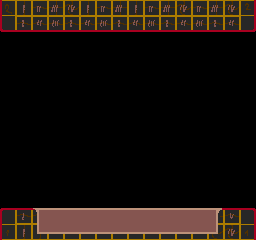

The image is a tile-based game level rendered from a .tmx file. Its description and complete source (layers, tilesets, objects, tile grids) follow:
An orthogonal 16x15 tile map with 16x16 px tiles, 1 tile layer (front) and 8 objects (5x Detritus, WaystoneChest, Spawn, Statue).

<map version="1.0" orientation="orthogonal" width="16" height="15" tilewidth="16" tileheight="16">
 <tileset firstgid="1" name="tiles1" tilewidth="16" tileheight="16">
  <image source="../../../img/tiles/tiles0.gif" trans="ff00ff" width="256" height="256" />
 </tileset>
 <layer name="front" width="16" height="15">
  <data encoding="csv">
33,18,19,34,35,18,19,34,18,19,34,35,19,34,35,40,
49,50,51,52,50,51,52,50,51,52,50,51,52,50,51,56,
0,0,0,0,0,0,0,0,0,0,0,0,0,0,0,0,
0,0,0,0,0,0,0,0,0,0,0,0,0,0,0,0,
0,0,0,0,0,0,0,0,0,0,0,0,0,0,0,0,
0,0,0,0,0,0,0,0,0,0,0,0,0,0,0,0,
0,0,0,0,0,0,0,0,0,0,0,0,0,0,0,0,
0,0,0,0,0,0,0,0,0,0,0,0,0,0,0,0,
0,0,0,0,0,0,0,0,0,0,0,0,0,0,0,0,
0,0,0,0,0,0,0,0,0,0,0,0,0,0,0,0,
0,0,0,0,0,0,0,0,0,0,0,0,0,0,0,0,
0,0,0,0,0,0,0,0,0,0,0,0,0,0,0,0,
0,0,0,0,0,0,0,0,0,0,0,0,0,0,0,0,
1,2,65,66,66,66,66,66,66,66,66,66,66,67,6,8,
17,18,81,82,82,82,82,82,82,82,82,82,82,83,35,24
</data>
 </layer>
 <objectgroup name="objects" width="16" height="15">
  <properties>
   <property name="rarity" value="0.3" />
   <property name="tags" value="[&quot;miniboss&quot;]" />
  </properties>
  <object name="WaystoneChest" gid="232" x="160" y="192">
   <properties>
    <property name="rarity" value="0.5" />
   </properties>
  </object>
  <object name="Spawn" gid="17" x="112" y="176">
   <properties>
    <property name="tags" value="miniboss" />
   </properties>
  </object>
  <object name="Detritus" gid="139" x="32" y="208">
   <properties>
    <property name="rarity" value="0.3" />
    <property name="size" value="1" />
   </properties>
  </object>
  <object name="Detritus" gid="139" x="96" y="208">
   <properties>
    <property name="rarity" value="0.3" />
    <property name="size" value="1" />
   </properties>
  </object>
  <object name="Detritus" gid="139" x="64" y="208">
   <properties>
    <property name="rarity" value="0.3" />
    <property name="size" value="1" />
   </properties>
  </object>
  <object name="Detritus" gid="139" x="208" y="208">
   <properties>
    <property name="rarity" value="0.3" />
    <property name="size" value="1" />
   </properties>
  </object>
  <object name="Detritus" gid="139" x="160" y="208">
   <properties>
    <property name="rarity" value="0.3" />
    <property name="size" value="1" />
   </properties>
  </object>
  <object name="Statue" gid="232" x="120" y="208">
   <properties>
    <property name="rarity" value="0.3" />
   </properties>
  </object>
 </objectgroup>
</map>
